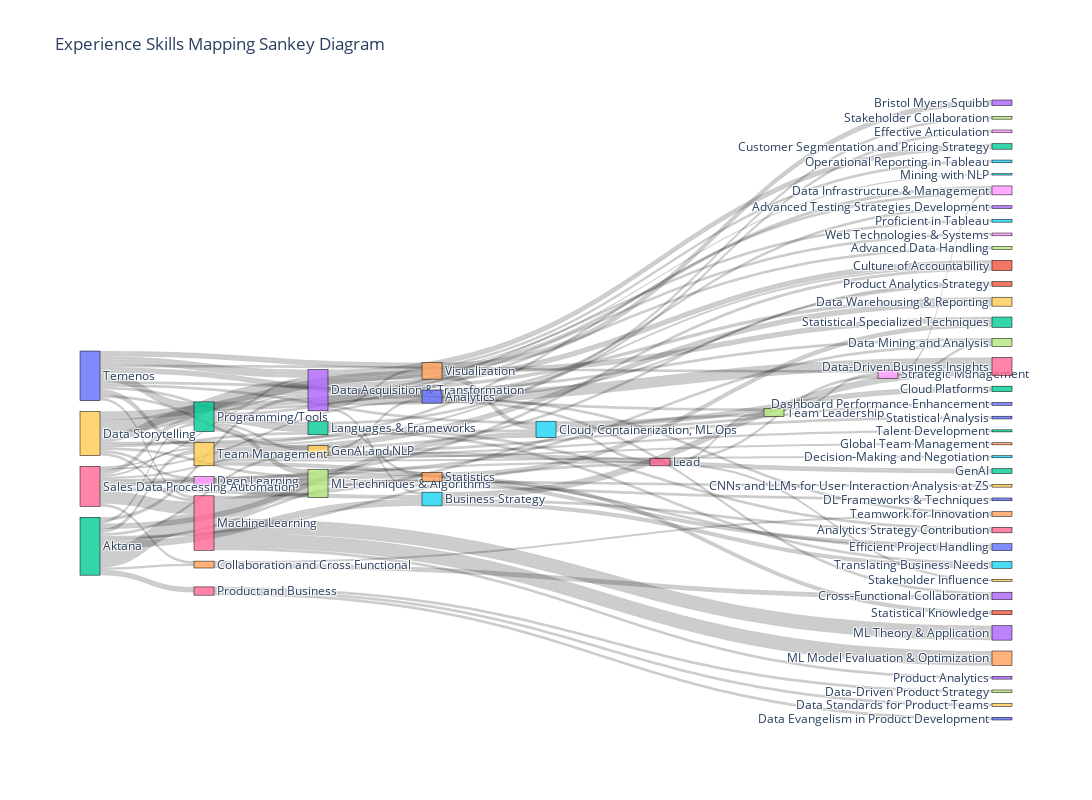

Here is the notebook cell this chart was saved with:
### Code cell
import plotly.graph_objects as go

# Initialize lists for Sankey diagram
labels = []
source = []
target = []
value = []

# Define the order of the categories
category_order = [
    "Programming/Tools", "Data Acquisition & Transformation", "Visualization",
    "Cloud, Containerization, ML Ops", "Machine Learning", "Deep Learning",
    "GenAI and NLP", "Analytics", "Statistics", "Communication", "Lead",
    "Team Management", "Collaboration and Cross Functional", "Business Strategy",
    "Product and Business", "General"
]

# Flag to include the second level (experiences)
include_second_level = False  # Set this to False if you want to exclude the second level

# Function to add label and return its index, now with ordering
def add_label(label, order=None):
    if label not in labels:
        if order and label in order:
            # Find the correct position to insert the label based on the order
            position = next((index for index, value in enumerate(labels) if value in order and order.index(value) > order.index(label)), len(labels))
            labels.insert(position, label)
        else:
            labels.append(label)
    return labels.index(label)

# Function to process each subcategory
def process_subcategory(category_index, subcategories, weight):
    for sub_category in subcategories:
        sub_category_index = add_label(sub_category)
        source.append(category_index)
        target.append(sub_category_index)
        value.append(weight)  # Weight for category to sub-category connection

# Function to process each category
def process_category(experience_index, categories):
    for category, details in categories.items():
        category_index = add_label(category, order=category_order)
        source.append(experience_index)
        target.append(category_index)
        value.append(details["Weight"])  # Weight for experience to category connection
        process_subcategory(category_index, details["Subcategories"], details["Weight"])

# Populate labels, source, target, and value lists
for company, experiences in experience_skills_mapping.items():
    company_index = add_label(company)
    for experience, categories in experiences.items():
        experience_index = add_label(experience)
        if include_second_level:
            source.append(company_index)
            target.append(experience_index)
            experience_weight = sum(details["Weight"] for details in categories.values())
            value.append(experience_weight)  # Sum of weights for the experience
        else:
            # If not including the second level, connect company directly to categories
            process_category(company_index, categories)
            continue  # Skip the rest of the loop
        # Process each category within the experience
        process_category(experience_index, categories)

# Create the Sankey diagram
fig = go.Figure(data=[go.Sankey(
    node=dict(
        pad=15,
        thickness=20,
        line=dict(color="black", width=0.5),
        label=labels,
    ),
    link=dict(
        source=source,
        target=target,
        value=value,
    ))])

# Update the layout with a larger figure size
fig.update_layout(
    title_text="Experience Skills Mapping Sankey Diagram",
    font_size=12,
    width=1400,  # Width of the figure in pixels
    height=800   # Height of the figure in pixels
)

fig.show()

### Figure 1 — Plotly figure (JSON) as saved in the notebook; plotly's stock layout.template omitted (floating-point values rounded to 4 significant figures; data arrays with more than 128 entries replaced by an {"elided": "..."} marker saying what was removed)
{"data": [{"link": {"source": {"elided": "173 int values"}, "target": {"elided": "173 int values"}, "value": {"elided": "173 int values"}}, "node": {"label": ["Temenos", "A/B Testing for UI", "Programming/Tools", "Data Acquisition & Transformation", "Visualization", "Cloud, Containerization, ML Ops", "Machine Learning", "ML Techniques & Algorithms", "Deep Learning", "GenAI and NLP", "Analytics", "Product Analytics Strategy", "Languages & Frameworks", "Advanced Testing Strategies Development", "Statistics", "Communication", "Lead", "Team Leadership", "Strategic Management", "Team Management", "Efficient Project Handling", "Culture of Accountability", "Customer Segmentation and Pricing Strategy", "Product Analytics", "Collaboration and Cross Functional", "Business Strategy", "Data-Driven Business Insights", "Data Mining and Analysis", "Data Infrastructure & Management", "Data Warehousing & Reporting", "Statistical Analysis", "Database Analysis for Product Development", "Product Management Collaboration", "Cross-Functional Collaboration", "Teamwork for Innovation", "Translating Business Needs", "Analytics Strategy Contribution", "Stakeholder Collaboration", "Effective Articulation", "Data Storytelling", "Statistical and Mathematical Methodologies", "Statistical Knowledge", "Statistical Specialized Techniques", "Bristol Myers Squibb", "Analytics Report Development", "Proficient in Tableau", "Matplotlib", "Automated Reporting System Development", "Web Technologies & Systems", "Client Engagement Analysis", "Dashboard Performance Enhancement", "ETL Infrastructure Engineering", "Cloud Platforms", "Geographic Sales Data Analysis", "Logical Model Development", "Operational Reporting in Tableau", "Sales Data Processing Automation", "SQL Expertise", "ZS", "CNNs and LLMs for User Interaction Analysis at ZS", "DL Frameworks & Techniques", "DL Model Types", "GenAI", "ML Theory & Application", "ML Model Evaluation & Optimization", "Mining with NLP", "Data Analysis and Interpretation at ZS", "Advanced Data Handling", "Data-Driven Organizational Growth and Efficiency at ZS", "Stakeholder Influence", "Machine Learning Strategy Translation at ZS", "Multi-channel Optimization and Experimentation at ZS", "Aktana", "Contextual Intelligence Engine Development Aktana", "Machine Learning and Analytics Data Platform Integration Aktana", "Neural Network-Based Channel Propensity Models Development Aktana", "Product and Business", "Data-Driven Product Strategy", "No-Code Automated Machine Learning Platform Development Aktana", "Data Standards for Product Teams", "Data Evangelism in Product Development", "Statistical and Machine Learning Solutions Implementation and Maintenance Aktana", "Talent Development", "Technical Vision and Strategy Influencing for Engineering Teams Aktana", "Global Team Management", "Decision-Making and Negotiation"], "line": {"color": "black", "width": 0.5}, "pad": 15, "thickness": 20}, "type": "sankey"}], "layout": {"font": {"size": 12}, "height": 800, "title": {"text": "Experience Skills Mapping Sankey Diagram"}, "width": 1400}}
